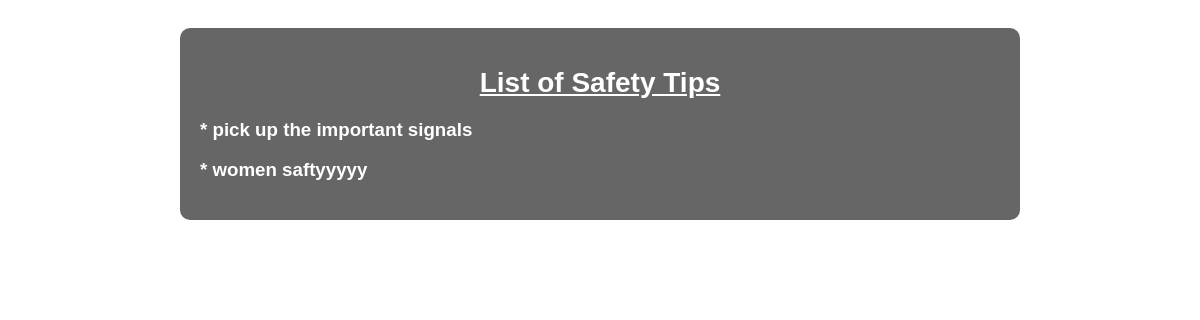
/saftytipsview/ (signed in), run on an earlier commit of the app's database.
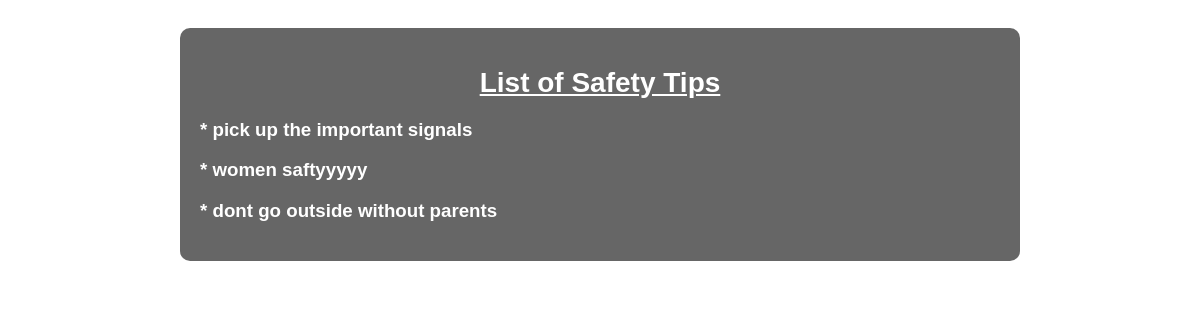
And on a later commit of the database.
### app/models.py (models this page shows, shortened)
class Saftytips(models.Model):
    description = models.TextField(max_length=500)

### app/views.py (the view)
# urls.py: path("saftytipsview/",SafetyTipListView.as_view(),name="saftytipsview"),
@method_decorator(decs,name="dispatch")
class SafetyTipListView(ListView):
    model = Saftytips
    template_name = 'saftytips_list.html'  # Replace 'safetytip_list.html' with your actual template
    context_object_name = 'saftytips'

### app/decorator.py (called while the page is built)
def login_required(fn):
    def wrapper(request,*args,**kwargs):
        if not request.user.is_authenticated:
            messages.error(request,"invalid session")
            return redirect("signin")
        else:
            return fn(request,*args,**kwargs)
    return wrapper

### app/templates/saftytips_list.html (shortened to what this page needs)
<!DOCTYPE html>
<html lang="en">
<head>
</head>
<body>
    <div class="container">
        <h1>List of Safety Tips</h1>
        <div class="tip-list">
            {% for Saftytips in saftytips %}
            <li> <h3>* {{ Saftytips.description }} </h3></li>
            {% endfor %}
        </div>
    </div>
</body>
</html>

What changed in the data, as far as the page shows it:
added Saftytips: description "dont go outside without parents"
